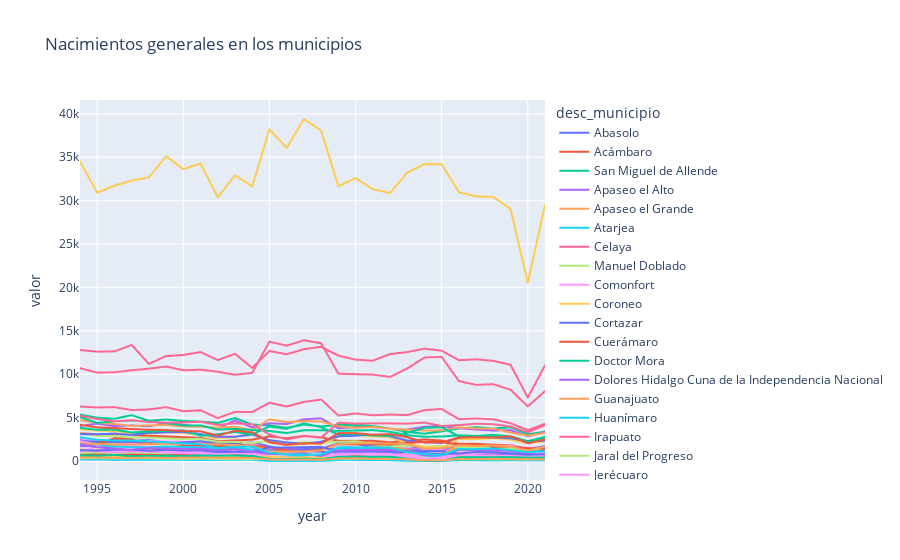

The cell this chart's notebook holds for it:
### Code cell
gn_line = px.line(mun_n,x='year',y='valor',title='Nacimientos generales en los municipios',color='desc_municipio')
gn_line.show()

### Figure 1 — Plotly figure (JSON) as saved in the notebook; plotly's stock layout.template omitted (floating-point values rounded to 4 significant figures)
{"data": [{"hovertemplate": "desc_municipio=Abasolo<br>year=%{x}<br>valor=%{y}<extra></extra>", "legendgroup": "Abasolo", "line": {"color": "#636efa", "dash": "solid"}, "marker": {"symbol": "circle"}, "mode": "lines", "name": "Abasolo", "showlegend": true, "type": "scattergl", "x": [1994, 1995, 1996, 1997, 1998, 1999, 2000, 2001, 2002, 2003, 2004, 2005, 2006, 2007, 2008, 2009, 2010, 2011, 2012, 2013, 2014, 2015, 2016, 2017, 2018, 2019, 2020, 2021], "xaxis": "x", "y": [2471, 2420, 2390, 2336, 2405, 2194, 2197, 2214, 2050, 2147, 2150, 1672, 1299, 1436, 1430, 2010, 2013, 1991, 1992, 1695, 1573, 1405, 1808, 1735, 1811, 1747, 1480, 1637], "yaxis": "y"}, {"hovertemplate": "desc_municipio=Acámbaro<br>year=%{x}<br>valor=%{y}<extra></extra>", "legendgroup": "Acámbaro", "line": {"color": "#EF553B", "dash": "solid"}, "marker": {"symbol": "circle"}, "mode": "lines", "name": "Acámbaro", "showlegend": true, "type": "scattergl", "x": [1994, 1995, 1996, 1997, 1998, 1999, 2000, 2001, 2002, 2003, 2004, 2005, 2006, 2007, 2008, 2009, 2010, 2011, 2012, 2013, 2014, 2015, 2016, 2017, 2018, 2019, 2020, 2021], "xaxis": "x", "y": [3189, 3087, 3120, 3012, 2898, 2834, 2741, 2662, 2276, 2370, 2457, 2833, 2613, 2895, 2726, 2326, 2319, 2330, 2157, 2321, 2483, 2354, 1967, 1968, 1879, 1815, 1463, 1636], "yaxis": "y"}, {"hovertemplate": "desc_municipio=San Miguel de Allende<br>year=%{x}<br>valor=%{y}<extra></extra>", "legendgroup": "San Miguel de Allende", "line": {"color": "#00cc96", "dash": "solid"}, "marker": {"symbol": "circle"}, "mode": "lines", "name": "San Miguel de Allende", "showlegend": true, "type": "scattergl", "x": [1994, 1995, 1996, 1997, 1998, 1999, 2000, 2001, 2002, 2003, 2004, 2005, 2006, 2007, 2008, 2009, 2010, 2011, 2012, 2013, 2014, 2015, 2016, 2017, 2018, 2019, 2020, 2021], "xaxis": "x", "y": [5344, 4992, 4864, 5278, 4633, 4783, 4622, 4537, 4392, 4948, 4199, 4091, 3822, 4196, 3984, 4157, 4111, 4025, 3744, 3347, 3145, 3407, 3743, 3897, 3741, 3887, 3078, 3373], "yaxis": "y"}, {"hovertemplate": "desc_municipio=Apaseo el Alto<br>year=%{x}<br>valor=%{y}<extra></extra>", "legendgroup": "Apaseo el Alto", "line": {"color": "#ab63fa", "dash": "solid"}, "marker": {"symbol": "circle"}, "mode": "lines", "name": "Apaseo el Alto", "showlegend": true, "type": "scattergl", "x": [1994, 1995, 1996, 1997, 1998, 1999, 2000, 2001, 2002, 2003, 2004, 2005, 2006, 2007, 2008, 2009, 2010, 2011, 2012, 2013, 2014, 2015, 2016, 2017, 2018, 2019, 2020, 2021], "xaxis": "x", "y": [1695, 1695, 1663, 1604, 1596, 1578, 1650, 1651, 1547, 1482, 1330, 1303, 1342, 1377, 1309, 1470, 1473, 1463, 1607, 1397, 1244, 1273, 1393, 1370, 1335, 1164, 1072, 1028], "yaxis": "y"}, {"hovertemplate": "desc_municipio=Apaseo el Grande<br>year=%{x}<br>valor=%{y}<extra></extra>", "legendgroup": "Apaseo el Grande", "line": {"color": "#FFA15A", "dash": "solid"}, "marker": {"symbol": "circle"}, "mode": "lines", "name": "Apaseo el Grande", "showlegend": true, "type": "scattergl", "x": [1994, 1995, 1996, 1997, 1998, 1999, 2000, 2001, 2002, 2003, 2004, 2005, 2006, 2007, 2008, 2009, 2010, 2011, 2012, 2013, 2014, 2015, 2016, 2017, 2018, 2019, 2020, 2021], "xaxis": "x", "y": [2308, 1944, 1945, 1906, 2008, 1996, 2058, 2079, 1962, 1777, 1684, 1002, 1024, 1220, 1283, 1932, 1896, 2015, 1904, 1202, 845, 867, 1833, 1709, 1688, 1712, 1283, 1588], "yaxis": "y"}, {"hovertemplate": "desc_municipio=Atarjea<br>year=%{x}<br>valor=%{y}<extra></extra>", "legendgroup": "Atarjea", "line": {"color": "#19d3f3", "dash": "solid"}, "marker": {"symbol": "circle"}, "mode": "lines", "name": "Atarjea", "showlegend": true, "type": "scattergl", "x": [1994, 1995, 1996, 1997, 1998, 1999, 2000, 2001, 2002, 2003, 2004, 2005, 2006, 2007, 2008, 2009, 2010, 2011, 2012, 2013, 2014, 2015, 2016, 2017, 2018, 2019, 2020, 2021], "xaxis": "x", "y": [172, 180, 117, 144, 149, 142, 153, 166, 195, 139, 127, 63, 57, 62, 46, 124, 126, 101, 94, 23, 8, 7, 108, 82, 72, 90, 67, 73], "yaxis": "y"}, {"hovertemplate": "desc_municipio=Celaya<br>year=%{x}<br>valor=%{y}<extra></extra>", "legendgroup": "Celaya", "line": {"color": "#FF6692", "dash": "solid"}, "marker": {"symbol": "circle"}, "mode": "lines", "name": "Celaya", "showlegend": true, "type": "scattergl", "x": [1994, 1995, 1996, 1997, 1998, 1999, 2000, 2001, 2002, 2003, 2004, 2005, 2006, 2007, 2008, 2009, 2010, 2011, 2012, 2013, 2014, 2015, 2016, 2017, 2018, 2019, 2020, 2021], "xaxis": "x", "y": [10689, 10177, 10219, 10451, 10635, 10889, 10456, 10518, 10283, 9927, 10161, 13755, 13281, 13912, 13563, 10065, 9996, 9960, 9684, 10657, 11923, 11995, 9208, 8769, 8850, 8207, 6280, 8053], "yaxis": "y"}, {"hovertemplate": "desc_municipio=Manuel Doblado<br>year=%{x}<br>valor=%{y}<extra></extra>", "legendgroup": "Manuel Doblado", "line": {"color": "#B6E880", "dash": "solid"}, "marker": {"symbol": "circle"}, "mode": "lines", "name": "Manuel Doblado", "showlegend": true, "type": "scattergl", "x": [1994, 1995, 1996, 1997, 1998, 1999, 2000, 2001, 2002, 2003, 2004, 2005, 2006, 2007, 2008, 2009, 2010, 2011, 2012, 2013, 2014, 2015, 2016, 2017, 2018, 2019, 2020, 2021], "xaxis": "x", "y": [1095, 1081, 1001, 1012, 974, 1079, 937, 983, 949, 909, 851, 321, 219, 216, 203, 899, 1004, 867, 862, 784, 470, 338, 827, 864, 816, 709, 636, 764], "yaxis": "y"}, {"hovertemplate": "desc_municipio=Comonfort<br>year=%{x}<br>valor=%{y}<extra></extra>", "legendgroup": "Comonfort", "line": {"color": "#FF97FF", "dash": "solid"}, "marker": {"symbol": "circle"}, "mode": "lines", "name": "Comonfort", "showlegend": true, "type": "scattergl", "x": [1994, 1995, 1996, 1997, 1998, 1999, 2000, 2001, 2002, 2003, 2004, 2005, 2006, 2007, 2008, 2009, 2010, 2011, 2012, 2013, 2014, 2015, 2016, 2017, 2018, 2019, 2020, 2021], "xaxis": "x", "y": [2609, 2273, 2233, 2007, 2316, 2234, 2223, 2224, 1847, 1767, 1959, 1472, 1002, 1095, 1185, 1893, 1915, 1839, 1823, 1719, 1386, 1379, 1783, 1830, 1757, 1763, 1490, 1622], "yaxis": "y"}, {"hovertemplate": "desc_municipio=Coroneo<br>year=%{x}<br>valor=%{y}<extra></extra>", "legendgroup": "Coroneo", "line": {"color": "#FECB52", "dash": "solid"}, "marker": {"symbol": "circle"}, "mode": "lines", "name": "Coroneo", "showlegend": true, "type": "scattergl", "x": [1994, 1995, 1996, 1997, 1998, 1999, 2000, 2001, 2002, 2003, 2004, 2005, 2006, 2007, 2008, 2009, 2010, 2011, 2012, 2013, 2014, 2015, 2016, 2017, 2018, 2019, 2020, 2021], "xaxis": "x", "y": [320, 251, 270, 255, 260, 273, 245, 292, 243, 240, 158, 78, 57, 76, 53, 256, 284, 242, 260, 165, 21, 9, 241, 247, 200, 188, 186, 212], "yaxis": "y"}, {"hovertemplate": "desc_municipio=Cortazar<br>year=%{x}<br>valor=%{y}<extra></extra>", "legendgroup": "Cortazar", "line": {"color": "#636efa", "dash": "solid"}, "marker": {"symbol": "circle"}, "mode": "lines", "name": "Cortazar", "showlegend": true, "type": "scattergl", "x": [1994, 1995, 1996, 1997, 1998, 1999, 2000, 2001, 2002, 2003, 2004, 2005, 2006, 2007, 2008, 2009, 2010, 2011, 2012, 2013, 2014, 2015, 2016, 2017, 2018, 2019, 2020, 2021], "xaxis": "x", "y": [2326, 2196, 2189, 2218, 2093, 2082, 2149, 2274, 1967, 2086, 1626, 1197, 1210, 1310, 1319, 1909, 1917, 1731, 1927, 1742, 1455, 1464, 1708, 1642, 1775, 1601, 1328, 1719], "yaxis": "y"}, {"hovertemplate": "desc_municipio=Cuerámaro<br>year=%{x}<br>valor=%{y}<extra></extra>", "legendgroup": "Cuerámaro", "line": {"color": "#EF553B", "dash": "solid"}, "marker": {"symbol": "circle"}, "mode": "lines", "name": "Cuerámaro", "showlegend": true, "type": "scattergl", "x": [1994, 1995, 1996, 1997, 1998, 1999, 2000, 2001, 2002, 2003, 2004, 2005, 2006, 2007, 2008, 2009, 2010, 2011, 2012, 2013, 2014, 2015, 2016, 2017, 2018, 2019, 2020, 2021], "xaxis": "x", "y": [748, 719, 678, 696, 770, 736, 690, 663, 601, 579, 431, 512, 423, 429, 445, 633, 688, 600, 701, 620, 355, 349, 584, 577, 659, 578, 466, 618], "yaxis": "y"}, {"hovertemplate": "desc_municipio=Doctor Mora<br>year=%{x}<br>valor=%{y}<extra></extra>", "legendgroup": "Doctor Mora", "line": {"color": "#00cc96", "dash": "solid"}, "marker": {"symbol": "circle"}, "mode": "lines", "name": "Doctor Mora", "showlegend": true, "type": "scattergl", "x": [1994, 1995, 1996, 1997, 1998, 1999, 2000, 2001, 2002, 2003, 2004, 2005, 2006, 2007, 2008, 2009, 2010, 2011, 2012, 2013, 2014, 2015, 2016, 2017, 2018, 2019, 2020, 2021], "xaxis": "x", "y": [747, 724, 712, 690, 720, 679, 702, 688, 672, 650, 485, 225, 216, 203, 144, 634, 598, 545, 570, 396, 40, 33, 575, 614, 611, 608, 526, 498], "yaxis": "y"}, {"hovertemplate": "desc_municipio=Dolores Hidalgo Cuna de la Independencia Nacional<br>year=%{x}<br>valor=%{y}<extra></extra>", "legendgroup": "Dolores Hidalgo Cuna de la Independencia Nacional", "line": {"color": "#ab63fa", "dash": "solid"}, "marker": {"symbol": "circle"}, "mode": "lines", "name": "Dolores Hidalgo Cuna de la Independencia Nacional", "showlegend": true, "type": "scattergl", "x": [1994, 1995, 1996, 1997, 1998, 1999, 2000, 2001, 2002, 2003, 2004, 2005, 2006, 2007, 2008, 2009, 2010, 2011, 2012, 2013, 2014, 2015, 2016, 2017, 2018, 2019, 2020, 2021], "xaxis": "x", "y": [4049, 4299, 4014, 4100, 3997, 4346, 4172, 4007, 3797, 4671, 3861, 4345, 4260, 4806, 4915, 3776, 3887, 3908, 3715, 3614, 3941, 4024, 3784, 3621, 3507, 3555, 2841, 3344], "yaxis": "y"}, {"hovertemplate": "desc_municipio=Guanajuato<br>year=%{x}<br>valor=%{y}<extra></extra>", "legendgroup": "Guanajuato", "line": {"color": "#FFA15A", "dash": "solid"}, "marker": {"symbol": "circle"}, "mode": "lines", "name": "Guanajuato", "showlegend": true, "type": "scattergl", "x": [1994, 1995, 1996, 1997, 1998, 1999, 2000, 2001, 2002, 2003, 2004, 2005, 2006, 2007, 2008, 2009, 2010, 2011, 2012, 2013, 2014, 2015, 2016, 2017, 2018, 2019, 2020, 2021], "xaxis": "x", "y": [4697, 4415, 4263, 4025, 4105, 4153, 3979, 3953, 3862, 3946, 3559, 4799, 4493, 4606, 4542, 3997, 3824, 3931, 3718, 3595, 3508, 3530, 3869, 3743, 3735, 3276, 2914, 3233], "yaxis": "y"}, {"hovertemplate": "desc_municipio=Huanímaro<br>year=%{x}<br>valor=%{y}<extra></extra>", "legendgroup": "Huanímaro", "line": {"color": "#19d3f3", "dash": "solid"}, "marker": {"symbol": "circle"}, "mode": "lines", "name": "Huanímaro", "showlegend": true, "type": "scattergl", "x": [1994, 1995, 1996, 1997, 1998, 1999, 2000, 2001, 2002, 2003, 2004, 2005, 2006, 2007, 2008, 2009, 2010, 2011, 2012, 2013, 2014, 2015, 2016, 2017, 2018, 2019, 2020, 2021], "xaxis": "x", "y": [557, 542, 550, 552, 538, 578, 552, 595, 466, 517, 368, 244, 255, 287, 235, 449, 478, 466, 479, 426, 265, 284, 409, 379, 390, 415, 329, 391], "yaxis": "y"}, {"hovertemplate": "desc_municipio=Irapuato<br>year=%{x}<br>valor=%{y}<extra></extra>", "legendgroup": "Irapuato", "line": {"color": "#FF6692", "dash": "solid"}, "marker": {"symbol": "circle"}, "mode": "lines", "name": "Irapuato", "showlegend": true, "type": "scattergl", "x": [1994, 1995, 1996, 1997, 1998, 1999, 2000, 2001, 2002, 2003, 2004, 2005, 2006, 2007, 2008, 2009, 2010, 2011, 2012, 2013, 2014, 2015, 2016, 2017, 2018, 2019, 2020, 2021], "xaxis": "x", "y": [12784, 12597, 12629, 13368, 11188, 12091, 12211, 12551, 11626, 12346, 10730, 12675, 12295, 12880, 13160, 12137, 11677, 11555, 12322, 12544, 12945, 12708, 11608, 11711, 11535, 11084, 7307, 11022], "yaxis": "y"}, {"hovertemplate": "desc_municipio=Jaral del Progreso<br>year=%{x}<br>valor=%{y}<extra></extra>", "legendgroup": "Jaral del Progreso", "line": {"color": "#B6E880", "dash": "solid"}, "marker": {"symbol": "circle"}, "mode": "lines", "name": "Jaral del Progreso", "showlegend": true, "type": "scattergl", "x": [1994, 1995, 1996, 1997, 1998, 1999, 2000, 2001, 2002, 2003, 2004, 2005, 2006, 2007, 2008, 2009, 2010, 2011, 2012, 2013, 2014, 2015, 2016, 2017, 2018, 2019, 2020, 2021], "xaxis": "x", "y": [817, 886, 798, 846, 821, 857, 837, 913, 840, 813, 791, 444, 386, 374, 362, 805, 825, 779, 813, 666, 466, 544, 725, 690, 729, 635, 548, 598], "yaxis": "y"}, {"hovertemplate": "desc_municipio=Jerécuaro<br>year=%{x}<br>valor=%{y}<extra></extra>", "legendgroup": "Jerécuaro", "line": {"color": "#FF97FF", "dash": "solid"}, "marker": {"symbol": "circle"}, "mode": "lines", "name": "Jerécuaro", "showlegend": true, "type": "scattergl", "x": [1994, 1995, 1996, 1997, 1998, 1999, 2000, 2001, 2002, 2003, 2004, 2005, 2006, 2007, 2008, 2009, 2010, 2011, 2012, 2013, 2014, 2015, 2016, 2017, 2018, 2019, 2020, 2021], "xaxis": "x", "y": [2296, 1900, 1745, 1746, 1612, 1695, 1520, 1574, 1273, 1503, 1287, 846, 711, 657, 774, 1106, 1204, 1072, 1129, 747, 604, 619, 963, 1041, 1030, 1226, 858, 935], "yaxis": "y"}, {"hovertemplate": "desc_municipio=León<br>year=%{x}<br>valor=%{y}<extra></extra>", "legendgroup": "León", "line": {"color": "#FECB52", "dash": "solid"}, "marker": {"symbol": "circle"}, "mode": "lines", "name": "León", "showlegend": true, "type": "scattergl", "x": [1994, 1995, 1996, 1997, 1998, 1999, 2000, 2001, 2002, 2003, 2004, 2005, 2006, 2007, 2008, 2009, 2010, 2011, 2012, 2013, 2014, 2015, 2016, 2017, 2018, 2019, 2020, 2021], "xaxis": "x", "y": [34496, 30915, 31722, 32321, 32669, 35104, 33628, 34268, 30388, 32901, 31648, 38202, 36072, 39400, 38071, 31655, 32592, 31321, 30874, 33213, 34208, 34179, 30973, 30479, 30409, 29044, 20529, 29509], "yaxis": "y"}, {"hovertemplate": "desc_municipio=Moroleón<br>year=%{x}<br>valor=%{y}<extra></extra>", "legendgroup": "Moroleón", "line": {"color": "#636efa", "dash": "solid"}, "marker": {"symbol": "circle"}, "mode": "lines", "name": "Moroleón", "showlegend": true, "type": "scattergl", "x": [1994, 1995, 1996, 1997, 1998, 1999, 2000, 2001, 2002, 2003, 2004, 2005, 2006, 2007, 2008, 2009, 2010, 2011, 2012, 2013, 2014, 2015, 2016, 2017, 2018, 2019, 2020, 2021], "xaxis": "x", "y": [1257, 1186, 1244, 1255, 1162, 1254, 1192, 1130, 1108, 1009, 912, 1224, 1172, 1119, 1064, 968, 965, 967, 919, 1035, 1144, 1138, 823, 695, 905, 707, 579, 626], "yaxis": "y"}, {"hovertemplate": "desc_municipio=Ocampo<br>year=%{x}<br>valor=%{y}<extra></extra>", "legendgroup": "Ocampo", "line": {"color": "#EF553B", "dash": "solid"}, "marker": {"symbol": "circle"}, "mode": "lines", "name": "Ocampo", "showlegend": true, "type": "scattergl", "x": [1994, 1995, 1996, 1997, 1998, 1999, 2000, 2001, 2002, 2003, 2004, 2005, 2006, 2007, 2008, 2009, 2010, 2011, 2012, 2013, 2014, 2015, 2016, 2017, 2018, 2019, 2020, 2021], "xaxis": "x", "y": [706, 740, 693, 733, 707, 670, 720, 756, 584, 661, 712, 376, 273, 292, 264, 580, 631, 593, 515, 275, 69, 61, 536, 555, 625, 573, 435, 568], "yaxis": "y"}, {"hovertemplate": "desc_municipio=Pénjamo<br>year=%{x}<br>valor=%{y}<extra></extra>", "legendgroup": "Pénjamo", "line": {"color": "#00cc96", "dash": "solid"}, "marker": {"symbol": "circle"}, "mode": "lines", "name": "Pénjamo", "showlegend": true, "type": "scattergl", "x": [1994, 1995, 1996, 1997, 1998, 1999, 2000, 2001, 2002, 2003, 2004, 2005, 2006, 2007, 2008, 2009, 2010, 2011, 2012, 2013, 2014, 2015, 2016, 2017, 2018, 2019, 2020, 2021], "xaxis": "x", "y": [5045, 4389, 4572, 4652, 4554, 4368, 4097, 4098, 3613, 3696, 3576, 3454, 3220, 3536, 3544, 3464, 3515, 3558, 3362, 2979, 2789, 2822, 2963, 2885, 3008, 2847, 2286, 2767], "yaxis": "y"}, {"hovertemplate": "desc_municipio=Pueblo Nuevo<br>year=%{x}<br>valor=%{y}<extra></extra>", "legendgroup": "Pueblo Nuevo", "line": {"color": "#ab63fa", "dash": "solid"}, "marker": {"symbol": "circle"}, "mode": "lines", "name": "Pueblo Nuevo", "showlegend": true, "type": "scattergl", "x": [1994, 1995, 1996, 1997, 1998, 1999, 2000, 2001, 2002, 2003, 2004, 2005, 2006, 2007, 2008, 2009, 2010, 2011, 2012, 2013, 2014, 2015, 2016, 2017, 2018, 2019, 2020, 2021], "xaxis": "x", "y": [336, 374, 360, 299, 315, 296, 288, 234, 256, 263, 243, 184, 201, 213, 187, 300, 307, 294, 293, 253, 116, 74, 246, 304, 235, 247, 239, 271], "yaxis": "y"}, {"hovertemplate": "desc_municipio=Purísima del Rincón<br>year=%{x}<br>valor=%{y}<extra></extra>", "legendgroup": "Purísima del Rincón", "line": {"color": "#FFA15A", "dash": "solid"}, "marker": {"symbol": "circle"}, "mode": "lines", "name": "Purísima del Rincón", "showlegend": true, "type": "scattergl", "x": [1994, 1995, 1996, 1997, 1998, 1999, 2000, 2001, 2002, 2003, 2004, 2005, 2006, 2007, 2008, 2009, 2010, 2011, 2012, 2013, 2014, 2015, 2016, 2017, 2018, 2019, 2020, 2021], "xaxis": "x", "y": [1316, 1263, 1215, 1222, 1268, 1377, 1283, 1422, 1162, 1085, 902, 327, 347, 419, 436, 1539, 1469, 1661, 1585, 1334, 747, 695, 1676, 1772, 1690, 1637, 1288, 1618], "yaxis": "y"}, {"hovertemplate": "desc_municipio=Romita<br>year=%{x}<br>valor=%{y}<extra></extra>", "legendgroup": "Romita", "line": {"color": "#19d3f3", "dash": "solid"}, "marker": {"symbol": "circle"}, "mode": "lines", "name": "Romita", "showlegend": true, "type": "scattergl", "x": [1994, 1995, 1996, 1997, 1998, 1999, 2000, 2001, 2002, 2003, 2004, 2005, 2006, 2007, 2008, 2009, 2010, 2011, 2012, 2013, 2014, 2015, 2016, 2017, 2018, 2019, 2020, 2021], "xaxis": "x", "y": [1862, 1888, 1659, 1588, 1575, 1673, 1615, 1548, 1415, 1536, 1298, 484, 479, 687, 753, 1423, 1367, 1453, 1424, 1151, 624, 516, 1424, 1429, 1469, 1406, 1110, 1353], "yaxis": "y"}, {"hovertemplate": "desc_municipio=Salamanca<br>year=%{x}<br>valor=%{y}<extra></extra>", "legendgroup": "Salamanca", "line": {"color": "#FF6692", "dash": "solid"}, "marker": {"symbol": "circle"}, "mode": "lines", "name": "Salamanca", "showlegend": true, "type": "scattergl", "x": [1994, 1995, 1996, 1997, 1998, 1999, 2000, 2001, 2002, 2003, 2004, 2005, 2006, 2007, 2008, 2009, 2010, 2011, 2012, 2013, 2014, 2015, 2016, 2017, 2018, 2019, 2020, 2021], "xaxis": "x", "y": [6278, 6169, 6206, 5864, 5939, 6200, 5734, 5849, 4940, 5661, 5642, 6709, 6278, 6805, 7087, 5236, 5476, 5268, 5349, 5294, 5856, 5992, 4819, 4902, 4801, 4348, 3552, 4290], "yaxis": "y"}, {"hovertemplate": "desc_municipio=Salvatierra<br>year=%{x}<br>valor=%{y}<extra></extra>", "legendgroup": "Salvatierra", "line": {"color": "#B6E880", "dash": "solid"}, "marker": {"symbol": "circle"}, "mode": "lines", "name": "Salvatierra", "showlegend": true, "type": "scattergl", "x": [1994, 1995, 1996, 1997, 1998, 1999, 2000, 2001, 2002, 2003, 2004, 2005, 2006, 2007, 2008, 2009, 2010, 2011, 2012, 2013, 2014, 2015, 2016, 2017, 2018, 2019, 2020, 2021], "xaxis": "x", "y": [3146, 2892, 2880, 2702, 2699, 2613, 2523, 2550, 2204, 2199, 2100, 2296, 1953, 2173, 2095, 2211, 2266, 1999, 1706, 1758, 1643, 1727, 1624, 1573, 1550, 1414, 1350, 1399], "yaxis": "y"}, {"hovertemplate": "desc_municipio=San Diego de la Unión<br>year=%{x}<br>valor=%{y}<extra></extra>", "legendgroup": "San Diego de la Unión", "line": {"color": "#FF97FF", "dash": "solid"}, "marker": {"symbol": "circle"}, "mode": "lines", "name": "San Diego de la Unión", "showlegend": true, "type": "scattergl", "x": [1994, 1995, 1996, 1997, 1998, 1999, 2000, 2001, 2002, 2003, 2004, 2005, 2006, 2007, 2008, 2009, 2010, 2011, 2012, 2013, 2014, 2015, 2016, 2017, 2018, 2019, 2020, 2021], "xaxis": "x", "y": [1024, 1697, 1161, 1230, 1187, 1226, 1061, 1103, 989, 1030, 967, 542, 443, 381, 272, 850, 854, 861, 821, 597, 289, 417, 798, 844, 939, 870, 726, 744], "yaxis": "y"}, {"hovertemplate": "desc_municipio=San Felipe<br>year=%{x}<br>valor=%{y}<extra></extra>", "legendgroup": "San Felipe", "line": {"color": "#FECB52", "dash": "solid"}, "marker": {"symbol": "circle"}, "mode": "lines", "name": "San Felipe", "showlegend": true, "type": "scattergl", "x": [1994, 1995, 1996, 1997, 1998, 1999, 2000, 2001, 2002, 2003, 2004, 2005, 2006, 2007, 2008, 2009, 2010, 2011, 2012, 2013, 2014, 2015, 2016, 2017, 2018, 2019, 2020, 2021], "xaxis": "x", "y": [3654, 3500, 3441, 3200, 3111, 3301, 3224, 2982, 2616, 2726, 3296, 2316, 1829, 1960, 2009, 2813, 3023, 2828, 2733, 2023, 1626, 1529, 2521, 2528, 2635, 2456, 2061, 2280], "yaxis": "y"}, {"hovertemplate": "desc_municipio=San Francisco del Rincón<br>year=%{x}<br>valor=%{y}<extra></extra>", "legendgroup": "San Francisco del Rincón", "line": {"color": "#636efa", "dash": "solid"}, "marker": {"symbol": "circle"}, "mode": "lines", "name": "San Francisco del Rincón", "showlegend": true, "type": "scattergl", "x": [1994, 1995, 1996, 1997, 1998, 1999, 2000, 2001, 2002, 2003, 2004, 2005, 2006, 2007, 2008, 2009, 2010, 2011, 2012, 2013, 2014, 2015, 2016, 2017, 2018, 2019, 2020, 2021], "xaxis": "x", "y": [3093, 3079, 3155, 3002, 3236, 3305, 3348, 3086, 2792, 2795, 3053, 2405, 2133, 1988, 2214, 2853, 2907, 3043, 2856, 2367, 2170, 2066, 2673, 2789, 2707, 2618, 2265, 2331], "yaxis": "y"}, {"hovertemplate": "desc_municipio=San José Iturbide<br>year=%{x}<br>valor=%{y}<extra></extra>", "legendgroup": "San José Iturbide", "line": {"color": "#EF553B", "dash": "solid"}, "marker": {"symbol": "circle"}, "mode": "lines", "name": "San José Iturbide", "showlegend": true, "type": "scattergl", "x": [1994, 1995, 1996, 1997, 1998, 1999, 2000, 2001, 2002, 2003, 2004, 2005, 2006, 2007, 2008, 2009, 2010, 2011, 2012, 2013, 2014, 2015, 2016, 2017, 2018, 2019, 2020, 2021], "xaxis": "x", "y": [1980, 1956, 2628, 2480, 2055, 1997, 1867, 1827, 1724, 1884, 1788, 1560, 1220, 1077, 1326, 1960, 1916, 1991, 1883, 2080, 2204, 2180, 1860, 1905, 1663, 1657, 1475, 1407], "yaxis": "y"}, {"hovertemplate": "desc_municipio=San Luis de la Paz<br>year=%{x}<br>valor=%{y}<extra></extra>", "legendgroup": "San Luis de la Paz", "line": {"color": "#00cc96", "dash": "solid"}, "marker": {"symbol": "circle"}, "mode": "lines", "name": "San Luis de la Paz", "showlegend": true, "type": "scattergl", "x": [1994, 1995, 1996, 1997, 1998, 1999, 2000, 2001, 2002, 2003, 2004, 2005, 2006, 2007, 2008, 2009, 2010, 2011, 2012, 2013, 2014, 2015, 2016, 2017, 2018, 2019, 2020, 2021], "xaxis": "x", "y": [3822, 3594, 3620, 3286, 3384, 3473, 3544, 2914, 3079, 3346, 3056, 3970, 3709, 4338, 3890, 3041, 3107, 2943, 2869, 3255, 3807, 3900, 2838, 2781, 2961, 2760, 2209, 2567], "yaxis": "y"}, {"hovertemplate": "desc_municipio=Santa Catarina<br>year=%{x}<br>valor=%{y}<extra></extra>", "legendgroup": "Santa Catarina", "line": {"color": "#ab63fa", "dash": "solid"}, "marker": {"symbol": "circle"}, "mode": "lines", "name": "Santa Catarina", "showlegend": true, "type": "scattergl", "x": [1994, 1995, 1996, 1997, 1998, 1999, 2000, 2001, 2002, 2003, 2004, 2005, 2006, 2007, 2008, 2009, 2010, 2011, 2012, 2013, 2014, 2015, 2016, 2017, 2018, 2019, 2020, 2021], "xaxis": "x", "y": [161, 159, 144, 167, 163, 164, 143, 146, 158, 150, 123, 66, 67, 59, 65, 129, 125, 119, 152, 63, 38, 37, 121, 117, 116, 128, 122, 113], "yaxis": "y"}, {"hovertemplate": "desc_municipio=Santa Cruz de Juventino Rosas<br>year=%{x}<br>valor=%{y}<extra></extra>", "legendgroup": "Santa Cruz de Juventino Rosas", "line": {"color": "#FFA15A", "dash": "solid"}, "marker": {"symbol": "circle"}, "mode": "lines", "name": "Santa Cruz de Juventino Rosas", "showlegend": true, "type": "scattergl", "x": [1994, 1995, 1996, 1997, 1998, 1999, 2000, 2001, 2002, 2003, 2004, 2005, 2006, 2007, 2008, 2009, 2010, 2011, 2012, 2013, 2014, 2015, 2016, 2017, 2018, 2019, 2020, 2021], "xaxis": "x", "y": [2036, 1974, 1885, 1919, 1927, 1987, 1968, 1928, 1931, 1816, 1755, 1097, 1096, 1095, 1219, 1936, 2035, 2056, 2010, 1970, 1417, 1477, 1808, 1736, 1791, 1675, 1183, 1658], "yaxis": "y"}, {"hovertemplate": "desc_municipio=Santiago Maravatío<br>year=%{x}<br>valor=%{y}<extra></extra>", "legendgroup": "Santiago Maravatío", "line": {"color": "#19d3f3", "dash": "solid"}, "marker": {"symbol": "circle"}, "mode": "lines", "name": "Santiago Maravatío", "showlegend": true, "type": "scattergl", "x": [1994, 1995, 1996, 1997, 1998, 1999, 2000, 2001, 2002, 2003, 2004, 2005, 2006, 2007, 2008, 2009, 2010, 2011, 2012, 2013, 2014, 2015, 2016, 2017, 2018, 2019, 2020, 2021], "xaxis": "x", "y": [185, 173, 151, 179, 125, 132, 123, 120, 124, 132, 127, 17, 13, 17, 11, 108, 147, 118, 125, 66, 1, 0, 106, 114, 122, 101, 69, 92], "yaxis": "y"}, {"hovertemplate": "desc_municipio=Silao de la Victoria<br>year=%{x}<br>valor=%{y}<extra></extra>", "legendgroup": "Silao de la Victoria", "line": {"color": "#FF6692", "dash": "solid"}, "marker": {"symbol": "circle"}, "mode": "lines", "name": "Silao de la Victoria", "showlegend": true, "type": "scattergl", "x": [1994, 1995, 1996, 1997, 1998, 1999, 2000, 2001, 2002, 2003, 2004, 2005, 2006, 2007, 2008, 2009, 2010, 2011, 2012, 2013, 2014, 2015, 2016, 2017, 2018, 2019, 2020, 2021], "xaxis": "x", "y": [5200, 4835, 4567, 4698, 4487, 4422, 4447, 4519, 4159, 4344, 4229, 3049, 2489, 2870, 2691, 4411, 4297, 4338, 4331, 4300, 4434, 4029, 4137, 4299, 4231, 3975, 3298, 4146], "yaxis": "y"}, {"hovertemplate": "desc_municipio=Tarandacuao<br>year=%{x}<br>valor=%{y}<extra></extra>", "legendgroup": "Tarandacuao", "line": {"color": "#B6E880", "dash": "solid"}, "marker": {"symbol": "circle"}, "mode": "lines", "name": "Tarandacuao", "showlegend": true, "type": "scattergl", "x": [1994, 1995, 1996, 1997, 1998, 1999, 2000, 2001, 2002, 2003, 2004, 2005, 2006, 2007, 2008, 2009, 2010, 2011, 2012, 2013, 2014, 2015, 2016, 2017, 2018, 2019, 2020, 2021], "xaxis": "x", "y": [301, 336, 290, 328, 321, 274, 244, 278, 227, 220, 202, 281, 221, 227, 222, 264, 260, 265, 234, 257, 138, 142, 236, 239, 190, 215, 159, 223], "yaxis": "y"}, {"hovertemplate": "desc_municipio=Tarimoro<br>year=%{x}<br>valor=%{y}<extra></extra>", "legendgroup": "Tarimoro", "line": {"color": "#FF97FF", "dash": "solid"}, "marker": {"symbol": "circle"}, "mode": "lines", "name": "Tarimoro", "showlegend": true, "type": "scattergl", "x": [1994, 1995, 1996, 1997, 1998, 1999, 2000, 2001, 2002, 2003, 2004, 2005, 2006, 2007, 2008, 2009, 2010, 2011, 2012, 2013, 2014, 2015, 2016, 2017, 2018, 2019, 2020, 2021], "xaxis": "x", "y": [1228, 1113, 989, 1098, 1069, 981, 891, 863, 840, 909, 809, 441, 390, 417, 439, 682, 791, 711, 708, 475, 227, 236, 622, 593, 610, 574, 492, 550], "yaxis": "y"}, {"hovertemplate": "desc_municipio=Tierra Blanca<br>year=%{x}<br>valor=%{y}<extra></extra>", "legendgroup": "Tierra Blanca", "line": {"color": "#FECB52", "dash": "solid"}, "marker": {"symbol": "circle"}, "mode": "lines", "name": "Tierra Blanca", "showlegend": true, "type": "scattergl", "x": [1994, 1995, 1996, 1997, 1998, 1999, 2000, 2001, 2002, 2003, 2004, 2005, 2006, 2007, 2008, 2009, 2010, 2011, 2012, 2013, 2014, 2015, 2016, 2017, 2018, 2019, 2020, 2021], "xaxis": "x", "y": [507, 509, 488, 430, 512, 478, 404, 517, 490, 473, 519, 510, 383, 424, 384, 354, 467, 415, 439, 166, 80, 43, 458, 426, 411, 410, 375, 375], "yaxis": "y"}, {"hovertemplate": "desc_municipio=Uriangato<br>year=%{x}<br>valor=%{y}<extra></extra>", "legendgroup": "Uriangato", "line": {"color": "#636efa", "dash": "solid"}, "marker": {"symbol": "circle"}, "mode": "lines", "name": "Uriangato", "showlegend": true, "type": "scattergl", "x": [1994, 1995, 1996, 1997, 1998, 1999, 2000, 2001, 2002, 2003, 2004, 2005, 2006, 2007, 2008, 2009, 2010, 2011, 2012, 2013, 2014, 2015, 2016, 2017, 2018, 2019, 2020, 2021], "xaxis": "x", "y": [1242, 1194, 1310, 1299, 1177, 1292, 1208, 1224, 1030, 1067, 1035, 1578, 1549, 1600, 1622, 1107, 1107, 1154, 1067, 1187, 892, 818, 857, 1046, 974, 892, 732, 775], "yaxis": "y"}, {"hovertemplate": "desc_municipio=Valle de Santiago<br>year=%{x}<br>valor=%{y}<extra></extra>", "legendgroup": "Valle de Santiago", "line": {"color": "#EF553B", "dash": "solid"}, "marker": {"symbol": "circle"}, "mode": "lines", "name": "Valle de Santiago", "showlegend": true, "type": "scattergl", "x": [1994, 1995, 1996, 1997, 1998, 1999, 2000, 2001, 2002, 2003, 2004, 2005, 2006, 2007, 2008, 2009, 2010, 2011, 2012, 2013, 2014, 2015, 2016, 2017, 2018, 2019, 2020, 2021], "xaxis": "x", "y": [4170, 3880, 3790, 3678, 3599, 3573, 3454, 3416, 2920, 3488, 3305, 2142, 1862, 2053, 2002, 3217, 3206, 3025, 3083, 2752, 2110, 2135, 2714, 2735, 2686, 2860, 2043, 2495], "yaxis": "y"}, {"hovertemplate": "desc_municipio=Victoria<br>year=%{x}<br>valor=%{y}<extra></extra>", "legendgroup": "Victoria", "line": {"color": "#00cc96", "dash": "solid"}, "marker": {"symbol": "circle"}, "mode": "lines", "name": "Victoria", "showlegend": true, "type": "scattergl", "x": [1994, 1995, 1996, 1997, 1998, 1999, 2000, 2001, 2002, 2003, 2004, 2005, 2006, 2007, 2008, 2009, 2010, 2011, 2012, 2013, 2014, 2015, 2016, 2017, 2018, 2019, 2020, 2021], "xaxis": "x", "y": [662, 602, 702, 556, 589, 608, 556, 634, 614, 620, 587, 233, 222, 275, 208, 480, 510, 489, 493, 268, 17, 12, 445, 440, 434, 455, 390, 398], "yaxis": "y"}, {"hovertemplate": "desc_municipio=Villagrán<br>year=%{x}<br>valor=%{y}<extra></extra>", "legendgroup": "Villagrán", "line": {"color": "#ab63fa", "dash": "solid"}, "marker": {"symbol": "circle"}, "mode": "lines", "name": "Villagrán", "showlegend": true, "type": "scattergl", "x": [1994, 1995, 1996, 1997, 1998, 1999, 2000, 2001, 2002, 2003, 2004, 2005, 2006, 2007, 2008, 2009, 2010, 2011, 2012, 2013, 2014, 2015, 2016, 2017, 2018, 2019, 2020, 2021], "xaxis": "x", "y": [1944, 1572, 1417, 1293, 1494, 1421, 1364, 1403, 1229, 1357, 1069, 811, 769, 887, 571, 1218, 1278, 1284, 1295, 1096, 683, 675, 1266, 1271, 1227, 1165, 921, 1188], "yaxis": "y"}, {"hovertemplate": "desc_municipio=Xichú<br>year=%{x}<br>valor=%{y}<extra></extra>", "legendgroup": "Xichú", "line": {"color": "#FFA15A", "dash": "solid"}, "marker": {"symbol": "circle"}, "mode": "lines", "name": "Xichú", "showlegend": true, "type": "scattergl", "x": [1994, 1995, 1996, 1997, 1998, 1999, 2000, 2001, 2002, 2003, 2004, 2005, 2006, 2007, 2008, 2009, 2010, 2011, 2012, 2013, 2014, 2015, 2016, 2017, 2018, 2019, 2020, 2021], "xaxis": "x", "y": [429, 386, 365, 352, 391, 344, 374, 394, 349, 334, 363, 180, 150, 174, 130, 301, 307, 249, 230, 206, 71, 67, 235, 199, 243, 201, 202, 192], "yaxis": "y"}, {"hovertemplate": "desc_municipio=Yuriria<br>year=%{x}<br>valor=%{y}<extra></extra>", "legendgroup": "Yuriria", "line": {"color": "#19d3f3", "dash": "solid"}, "marker": {"symbol": "circle"}, "mode": "lines", "name": "Yuriria", "showlegend": true, "type": "scattergl", "x": [1994, 1995, 1996, 1997, 1998, 1999, 2000, 2001, 2002, 2003, 2004, 2005, 2006, 2007, 2008, 2009, 2010, 2011, 2012, 2013, 2014, 2015, 2016, 2017, 2018, 2019, 2020, 2021], "xaxis": "x", "y": [2735, 2440, 2363, 2360, 2240, 2173, 2015, 1913, 1512, 1643, 1665, 952, 758, 741, 729, 1588, 1577, 1577, 1545, 999, 807, 706, 1358, 1378, 1445, 1256, 1012, 1122], "yaxis": "y"}], "layout": {"legend": {"title": {"text": "desc_municipio"}, "tracegroupgap": 0}, "title": {"text": "Nacimientos generales en los municipios"}, "xaxis": {"anchor": "y", "domain": [0, 1], "title": {"text": "year"}}, "yaxis": {"anchor": "x", "domain": [0, 1], "title": {"text": "valor"}}}}
